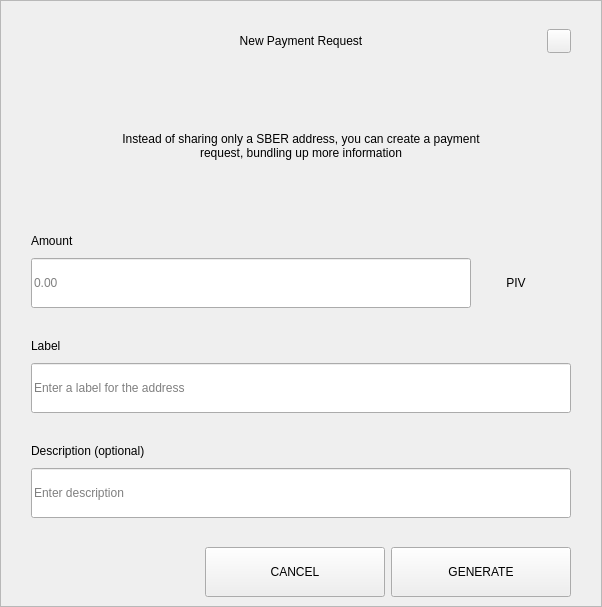
<?xml version="1.0" encoding="UTF-8"?>
<ui version="4.0">
 <class>RequestDialog</class>
 <widget class="QDialog" name="RequestDialog">
  <property name="geometry">
   <rect>
    <x>0</x>
    <y>0</y>
    <width>602</width>
    <height>607</height>
   </rect>
  </property>
  <property name="windowTitle">
   <string>Dialog</string>
  </property>
  <layout class="QVBoxLayout" name="verticalLayout_5">
   <property name="spacing">
    <number>0</number>
   </property>
   <property name="leftMargin">
    <number>0</number>
   </property>
   <property name="topMargin">
    <number>0</number>
   </property>
   <property name="rightMargin">
    <number>0</number>
   </property>
   <property name="bottomMargin">
    <number>0</number>
   </property>
   <item>
    <widget class="QFrame" name="frame">
     <property name="styleSheet">
      <string notr="true"/>
     </property>
     <property name="frameShape">
      <enum>QFrame::StyledPanel</enum>
     </property>
     <property name="frameShadow">
      <enum>QFrame::Raised</enum>
     </property>
     <layout class="QVBoxLayout" name="verticalLayout_4" stretch="1,0,0">
      <property name="spacing">
       <number>0</number>
      </property>
      <property name="leftMargin">
       <number>30</number>
      </property>
      <property name="topMargin">
       <number>20</number>
      </property>
      <property name="rightMargin">
       <number>30</number>
      </property>
      <property name="bottomMargin">
       <number>0</number>
      </property>
      <item>
       <layout class="QHBoxLayout" name="horizontalLayout_3">
        <property name="spacing">
         <number>0</number>
        </property>
        <item>
         <spacer name="horizontalSpacer_21">
          <property name="orientation">
           <enum>Qt::Horizontal</enum>
          </property>
          <property name="sizeHint" stdset="0">
           <size>
            <width>40</width>
            <height>20</height>
           </size>
          </property>
         </spacer>
        </item>
        <item>
         <widget class="QLabel" name="labelTitle">
          <property name="minimumSize">
           <size>
            <width>0</width>
            <height>40</height>
           </size>
          </property>
          <property name="maximumSize">
           <size>
            <width>16777215</width>
            <height>40</height>
           </size>
          </property>
          <property name="styleSheet">
           <string notr="true">padding-left:24px;</string>
          </property>
          <property name="text">
           <string>New Payment Request</string>
          </property>
          <property name="alignment">
           <set>Qt::AlignCenter</set>
          </property>
          <property name="margin">
           <number>7</number>
          </property>
         </widget>
        </item>
        <item>
         <spacer name="horizontalSpacer">
          <property name="orientation">
           <enum>Qt::Horizontal</enum>
          </property>
          <property name="sizeHint" stdset="0">
           <size>
            <width>40</width>
            <height>20</height>
           </size>
          </property>
         </spacer>
        </item>
        <item>
         <widget class="QPushButton" name="btnEsc">
          <property name="minimumSize">
           <size>
            <width>24</width>
            <height>24</height>
           </size>
          </property>
          <property name="maximumSize">
           <size>
            <width>24</width>
            <height>24</height>
           </size>
          </property>
          <property name="focusPolicy">
           <enum>Qt::NoFocus</enum>
          </property>
          <property name="text">
           <string/>
          </property>
         </widget>
        </item>
       </layout>
      </item>
      <item>
       <widget class="QStackedWidget" name="stack">
        <property name="minimumSize">
         <size>
          <width>540</width>
          <height>0</height>
         </size>
        </property>
        <property name="maximumSize">
         <size>
          <width>540</width>
          <height>16777215</height>
         </size>
        </property>
        <property name="currentIndex">
         <number>0</number>
        </property>
        <widget class="QWidget" name="page_1">
         <property name="minimumSize">
          <size>
           <width>540</width>
           <height>0</height>
          </size>
         </property>
         <property name="maximumSize">
          <size>
           <width>540</width>
           <height>16777215</height>
          </size>
         </property>
         <layout class="QVBoxLayout" name="layout1">
          <property name="spacing">
           <number>0</number>
          </property>
          <property name="leftMargin">
           <number>0</number>
          </property>
          <property name="topMargin">
           <number>0</number>
          </property>
          <property name="rightMargin">
           <number>0</number>
          </property>
          <property name="bottomMargin">
           <number>0</number>
          </property>
          <item>
           <spacer name="verticalSpacer_21">
            <property name="orientation">
             <enum>Qt::Vertical</enum>
            </property>
            <property name="sizeType">
             <enum>QSizePolicy::Fixed</enum>
            </property>
            <property name="sizeHint" stdset="0">
             <size>
              <width>20</width>
              <height>30</height>
             </size>
            </property>
           </spacer>
          </item>
          <item alignment="Qt::AlignHCenter">
           <widget class="QLabel" name="labelMessage">
            <property name="minimumSize">
             <size>
              <width>400</width>
              <height>50</height>
             </size>
            </property>
            <property name="text">
             <string>Instead of sharing only a SBER address, you can create a payment request, bundling up more information</string>
            </property>
            <property name="alignment">
             <set>Qt::AlignCenter</set>
            </property>
            <property name="wordWrap">
             <bool>true</bool>
            </property>
           </widget>
          </item>
          <item alignment="Qt::AlignBottom">
           <widget class="QWidget" name="containerAmount" native="true">
            <layout class="QVBoxLayout" name="verticalLayout">
             <property name="spacing">
              <number>9</number>
             </property>
             <property name="leftMargin">
              <number>0</number>
             </property>
             <property name="topMargin">
              <number>0</number>
             </property>
             <property name="rightMargin">
              <number>0</number>
             </property>
             <property name="bottomMargin">
              <number>0</number>
             </property>
             <item>
              <widget class="QLabel" name="labelSubtitleAmount">
               <property name="minimumSize">
                <size>
                 <width>350</width>
                 <height>16</height>
                </size>
               </property>
               <property name="maximumSize">
                <size>
                 <width>16777215</width>
                 <height>16</height>
                </size>
               </property>
               <property name="text">
                <string>Amount</string>
               </property>
              </widget>
             </item>
             <item alignment="Qt::AlignTop">
              <widget class="QWidget" name="layoutAmount" native="true">
               <layout class="QHBoxLayout" name="horizontalLayout" stretch="2,0">
                <property name="spacing">
                 <number>0</number>
                </property>
                <property name="leftMargin">
                 <number>0</number>
                </property>
                <property name="topMargin">
                 <number>0</number>
                </property>
                <property name="rightMargin">
                 <number>0</number>
                </property>
                <property name="bottomMargin">
                 <number>0</number>
                </property>
                <item>
                 <widget class="QLineEdit" name="lineEditAmount">
                  <property name="minimumSize">
                   <size>
                    <width>0</width>
                    <height>50</height>
                   </size>
                  </property>
                  <property name="maximumSize">
                   <size>
                    <width>16777215</width>
                    <height>50</height>
                   </size>
                  </property>
                  <property name="placeholderText">
                   <string notr="true">0.00</string>
                  </property>
                 </widget>
                </item>
                <item>
                 <widget class="QWidget" name="comboContainer" native="true">
                  <property name="minimumSize">
                   <size>
                    <width>100</width>
                    <height>50</height>
                   </size>
                  </property>
                  <property name="maximumSize">
                   <size>
                    <width>16777215</width>
                    <height>50</height>
                   </size>
                  </property>
                  <layout class="QHBoxLayout" name="horizontalLayout_31">
                   <property name="spacing">
                    <number>0</number>
                   </property>
                   <property name="leftMargin">
                    <number>0</number>
                   </property>
                   <property name="topMargin">
                    <number>0</number>
                   </property>
                   <property name="rightMargin">
                    <number>10</number>
                   </property>
                   <property name="bottomMargin">
                    <number>0</number>
                   </property>
                   <item>
                    <widget class="QLabel" name="comboBoxCoin">
                     <property name="text">
                      <string>PIV</string>
                     </property>
                     <property name="alignment">
                      <set>Qt::AlignCenter</set>
                     </property>
                    </widget>
                   </item>
                  </layout>
                 </widget>
                </item>
               </layout>
              </widget>
             </item>
            </layout>
           </widget>
          </item>
          <item>
           <spacer name="verticalSpacer_31">
            <property name="orientation">
             <enum>Qt::Vertical</enum>
            </property>
            <property name="sizeType">
             <enum>QSizePolicy::Fixed</enum>
            </property>
            <property name="sizeHint" stdset="0">
             <size>
              <width>20</width>
              <height>30</height>
             </size>
            </property>
           </spacer>
          </item>
          <item>
           <layout class="QVBoxLayout" name="verticalLayoutLabel">
            <property name="spacing">
             <number>9</number>
            </property>
            <item>
             <widget class="QLabel" name="labelSubtitleLabel">
              <property name="minimumSize">
               <size>
                <width>0</width>
                <height>16</height>
               </size>
              </property>
              <property name="maximumSize">
               <size>
                <width>16777215</width>
                <height>16</height>
               </size>
              </property>
              <property name="text">
               <string>Label</string>
              </property>
             </widget>
            </item>
            <item>
             <widget class="QLineEdit" name="lineEditLabel">
              <property name="minimumSize">
               <size>
                <width>0</width>
                <height>50</height>
               </size>
              </property>
              <property name="maximumSize">
               <size>
                <width>16777215</width>
                <height>50</height>
               </size>
              </property>
              <property name="placeholderText">
               <string>Enter a label for the address</string>
              </property>
             </widget>
            </item>
           </layout>
          </item>
          <item>
           <spacer name="verticalSpacer_34">
            <property name="orientation">
             <enum>Qt::Vertical</enum>
            </property>
            <property name="sizeType">
             <enum>QSizePolicy::Fixed</enum>
            </property>
            <property name="sizeHint" stdset="0">
             <size>
              <width>20</width>
              <height>30</height>
             </size>
            </property>
           </spacer>
          </item>
          <item>
           <layout class="QVBoxLayout" name="verticalLayoutDescription">
            <property name="spacing">
             <number>9</number>
            </property>
            <item>
             <widget class="QLabel" name="labelSubtitleDescription">
              <property name="minimumSize">
               <size>
                <width>0</width>
                <height>16</height>
               </size>
              </property>
              <property name="maximumSize">
               <size>
                <width>16777215</width>
                <height>16</height>
               </size>
              </property>
              <property name="text">
               <string>Description (optional)</string>
              </property>
             </widget>
            </item>
            <item>
             <widget class="QLineEdit" name="lineEditDescription">
              <property name="minimumSize">
               <size>
                <width>0</width>
                <height>50</height>
               </size>
              </property>
              <property name="maximumSize">
               <size>
                <width>16777215</width>
                <height>50</height>
               </size>
              </property>
              <property name="placeholderText">
               <string>Enter description</string>
              </property>
             </widget>
            </item>
            <item>
             <spacer name="verticalSpacer_4">
              <property name="orientation">
               <enum>Qt::Vertical</enum>
              </property>
              <property name="sizeType">
               <enum>QSizePolicy::Fixed</enum>
              </property>
              <property name="sizeHint" stdset="0">
               <size>
                <width>20</width>
                <height>20</height>
               </size>
              </property>
             </spacer>
            </item>
           </layout>
          </item>
         </layout>
        </widget>
        <widget class="QWidget" name="page_2">
         <layout class="QVBoxLayout" name="layout2">
          <item>
           <spacer name="verticalSpacer_5">
            <property name="orientation">
             <enum>Qt::Vertical</enum>
            </property>
            <property name="sizeType">
             <enum>QSizePolicy::Fixed</enum>
            </property>
            <property name="sizeHint" stdset="0">
             <size>
              <width>20</width>
              <height>50</height>
             </size>
            </property>
           </spacer>
          </item>
          <item alignment="Qt::AlignHCenter">
           <widget class="QLabel" name="labelQrImg">
            <property name="minimumSize">
             <size>
              <width>260</width>
              <height>260</height>
             </size>
            </property>
            <property name="maximumSize">
             <size>
              <width>260</width>
              <height>260</height>
             </size>
            </property>
            <property name="text">
             <string/>
            </property>
            <property name="alignment">
             <set>Qt::AlignCenter</set>
            </property>
           </widget>
          </item>
          <item>
           <spacer name="verticalSpacer_2">
            <property name="orientation">
             <enum>Qt::Vertical</enum>
            </property>
            <property name="sizeType">
             <enum>QSizePolicy::Fixed</enum>
            </property>
            <property name="sizeHint" stdset="0">
             <size>
              <width>20</width>
              <height>30</height>
             </size>
            </property>
           </spacer>
          </item>
          <item alignment="Qt::AlignHCenter">
           <widget class="QLabel" name="labelAddress">
            <property name="text">
             <string>D7VFR83SQbiezrW72hjcWJtcfip5krte2Z </string>
            </property>
           </widget>
          </item>
          <item>
           <spacer name="verticalSpacer_32">
            <property name="orientation">
             <enum>Qt::Vertical</enum>
            </property>
            <property name="sizeType">
             <enum>QSizePolicy::Expanding</enum>
            </property>
            <property name="sizeHint" stdset="0">
             <size>
              <width>20</width>
              <height>20</height>
             </size>
            </property>
           </spacer>
          </item>
          <item>
           <layout class="QHBoxLayout" name="horizontal">
            <property name="leftMargin">
             <number>20</number>
            </property>
            <property name="rightMargin">
             <number>20</number>
            </property>
            <property name="bottomMargin">
             <number>20</number>
            </property>
            <item>
             <spacer name="horizontalSpacer_4">
              <property name="orientation">
               <enum>Qt::Horizontal</enum>
              </property>
              <property name="sizeHint" stdset="0">
               <size>
                <width>40</width>
                <height>20</height>
               </size>
              </property>
             </spacer>
            </item>
            <item>
             <widget class="QPushButton" name="btnCopyAddress">
              <property name="minimumSize">
               <size>
                <width>180</width>
                <height>50</height>
               </size>
              </property>
              <property name="text">
               <string>COPY ADDRESS</string>
              </property>
             </widget>
            </item>
            <item>
             <widget class="QPushButton" name="btnCopyUrl">
              <property name="minimumSize">
               <size>
                <width>180</width>
                <height>50</height>
               </size>
              </property>
              <property name="text">
               <string>COPY URL</string>
              </property>
             </widget>
            </item>
            <item>
             <spacer name="horizontalSpacer_2">
              <property name="orientation">
               <enum>Qt::Horizontal</enum>
              </property>
              <property name="sizeHint" stdset="0">
               <size>
                <width>40</width>
                <height>20</height>
               </size>
              </property>
             </spacer>
            </item>
           </layout>
          </item>
         </layout>
        </widget>
       </widget>
      </item>
      <item>
       <widget class="QWidget" name="buttonsStack" native="true">
        <layout class="QHBoxLayout" name="horizontalLayout_5">
         <property name="leftMargin">
          <number>20</number>
         </property>
         <property name="rightMargin">
          <number>0</number>
         </property>
         <item>
          <spacer name="horizontalSpacer_41">
           <property name="orientation">
            <enum>Qt::Horizontal</enum>
           </property>
           <property name="sizeHint" stdset="0">
            <size>
             <width>40</width>
             <height>20</height>
            </size>
           </property>
          </spacer>
         </item>
         <item>
          <widget class="QPushButton" name="btnCancel">
           <property name="minimumSize">
            <size>
             <width>180</width>
             <height>50</height>
            </size>
           </property>
           <property name="focusPolicy">
            <enum>Qt::NoFocus</enum>
           </property>
           <property name="text">
            <string>CANCEL</string>
           </property>
          </widget>
         </item>
         <item>
          <widget class="QPushButton" name="btnSave">
           <property name="minimumSize">
            <size>
             <width>180</width>
             <height>50</height>
            </size>
           </property>
           <property name="focusPolicy">
            <enum>Qt::NoFocus</enum>
           </property>
           <property name="text">
            <string>GENERATE</string>
           </property>
          </widget>
         </item>
        </layout>
       </widget>
      </item>
     </layout>
    </widget>
   </item>
  </layout>
 </widget>
 <resources/>
 <connections/>
</ui>
